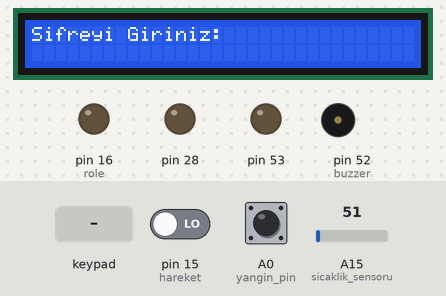
The sketch below on a simulated Arduino Mega 2560, built with avr-gcc and run on an emulated ATmega2560. On the bench: 32×2 character LCD, output pins drawn as LEDs (lit = HIGH), buzzer (waves = sounding, pin HIGH). Inputs (shaded band) come from the test bench; at power-on: A15 (sicaklik_sensoru) = 51, pin 15 (hareket) LOW, A0 (yangin_pin) HIGH.

Above: at 0.8 s.
0.9 s: keypad keys 9 8 7 6 # pressed 0.4 s apart
At 5.1 s:
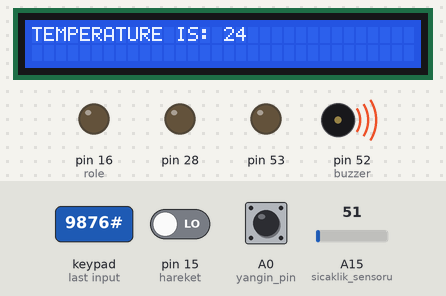
5.4 s: A15 (sicaklik_sensoru) set to 68
At 6.5 s:
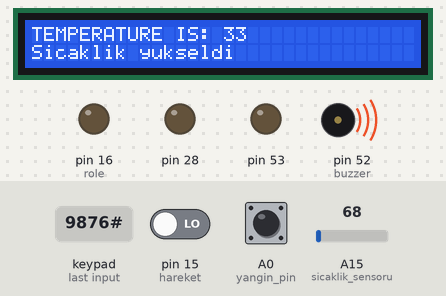
6.9 s: A15 (sicaklik_sensoru) set to 30
At 7.6 s:
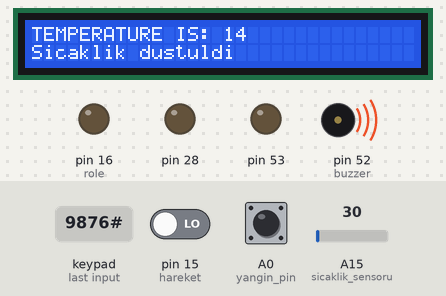
8.4 s: pin 15 (hareket) driven HIGH
At 9.7 s:
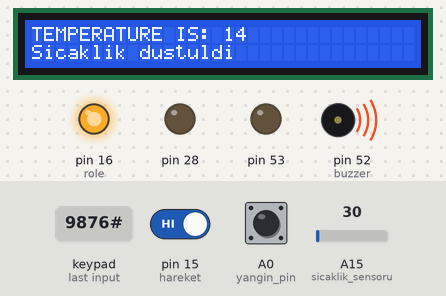
10.0 s: A0 (yangin_pin) pulled LOW for 0.15 s
At 10.13 s:
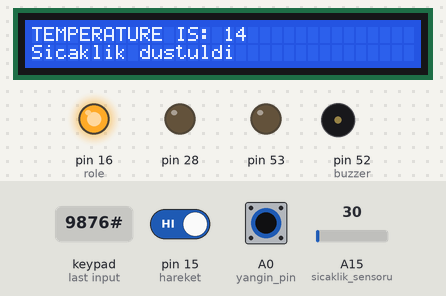
11.6 s: A15 (sicaklik_sensoru) set to 61
At 13.0 s:
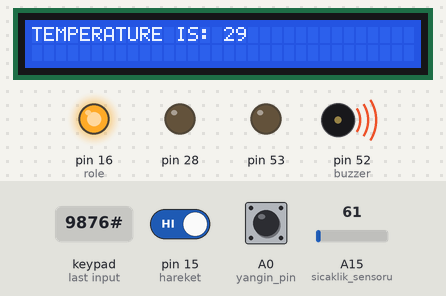
Timing chart, 0 to 14.1 s (numbered marks = the images above; inputs shaded):
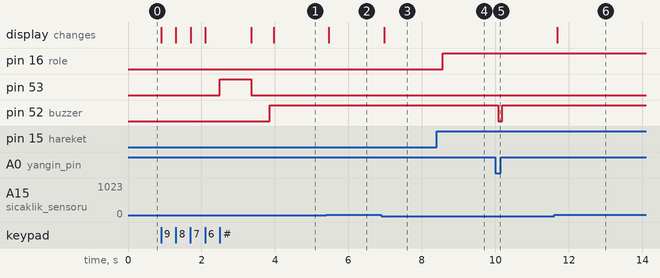

Measured:
- the behaviour switches between 63 and 64 on A15 (sicaklik_sensoru) (found by bisection; images 1 and 2)
- after the input at 0.9 s, pin 53: LOW → HIGH after 1.6 s, → LOW 0.85 s later; pin 52 (buzzer): LOW → HIGH after 3.0 s; the display: first changes at once (image 1 shows a later state)
- after the input at 5.4 s, the display: changes after 0.07 s (image 2)
- after the input at 6.9 s, the display: changes after 0.07 s (image 3)
- after the input at 8.4 s, pin 16 (role): LOW → HIGH after 0.17 s
- after the input at 10.0 s, pin 52 (buzzer): HIGH → LOW after 0.08 s, → HIGH 0.12 s later
- after the input at 11.6 s, the display: changes after 0.09 s (image 6)

The sketch:

arduino_projesi.ino
```cpp
#include <LiquidCrystal.h>
#include <Keypad.h>

#define yangin_pin A0
#define buzzer 52
#define hareket 15
#define role 16
int kontrol = LOW;
int sicaklik_sensoru=A15;
int giris_degeri=0;
float sicaklik2=0;
float sicaklik1=0;

int dogru=0;
char klavye_tuslari[4][3]={{'1','2','3'},{'4','5','6'},{'7','8','9'},{'*','0','#'}};
byte satir_pinleri[4]={48,49,30,31};
byte sutun_pinleri[3]={43,39,35};
char girilen_karakter;
String kayitli_sifre="9876";
String girilen_sifre="";

LiquidCrystal lcd_ekran(20,21,22,23,24,25);
Keypad klavye=Keypad(makeKeymap(klavye_tuslari),satir_pinleri,sutun_pinleri,4,3);

void setup() {
  pinMode(hareket, INPUT);
  pinMode(role, OUTPUT);
  pinMode(28,OUTPUT);
  pinMode(53,OUTPUT);
  pinMode(yangin_pin, INPUT_PULLUP);
  pinMode(buzzer, OUTPUT);
  lcd_ekran.begin(32,2);
  lcd_ekran.print("Sifreyi Giriniz: ");

  do{
  dogru=0;
  girilen_karakter=klavye.getKey();
  if(girilen_karakter){

  if(girilen_karakter!='#'){
  girilen_sifre=girilen_sifre+girilen_karakter;
  lcd_ekran.print(girilen_karakter);}

  if(girilen_karakter=='#'){
  if(girilen_sifre==kayitli_sifre){
  digitalWrite(53,HIGH);
  delay(850);
  digitalWrite(53,LOW);
  girilen_sifre="";
  dogru=1;}

  else if(girilen_sifre!=kayitli_sifre){
  digitalWrite(28,HIGH);
  delay(850);
  digitalWrite(28,LOW);
  girilen_sifre="";
  lcd_ekran.setCursor(17,0);
  lcd_ekran.print("               ");
  lcd_ekran.setCursor(17,0);}
  }
  }}while(dogru==0);

  lcd_ekran.clear();
  lcd_ekran.setCursor(0,0);
  giris_degeri=analogRead(sicaklik_sensoru);
  delay(500);
}


void loop() {

  int yangin = digitalRead(yangin_pin);
  if(yangin==HIGH)
  {
    digitalWrite(buzzer, HIGH);
  }
  else
  {
    digitalWrite(buzzer, LOW);
  }

  kontrol = digitalRead(hareket);
  delay(100);

  if (kontrol == HIGH) {
    digitalWrite(role, HIGH);
  }

  else {
    digitalWrite(role, LOW);
  }
  giris_degeri=analogRead(sicaklik_sensoru);
  delay(10);

  sicaklik2=giris_degeri*(5000.0/1023.0);
  sicaklik1=sicaklik2/10.0;

  lcd_ekran.setCursor(0,0);
  lcd_ekran.print("TEMPERATURE IS: ");
  lcd_ekran.print((int)sicaklik1);
  lcd_ekran.print("  ");

  if((int)sicaklik1<20){
  lcd_ekran.setCursor(0,1);
  lcd_ekran.print("Sicaklik dustu");}

  else if((int)sicaklik1>30){
  lcd_ekran.setCursor(0,1);
  lcd_ekran.print("Sicaklik yukseldi");}

  else{
  lcd_ekran.setCursor(0,1);
  lcd_ekran.print("                  ");
  }


}
```
